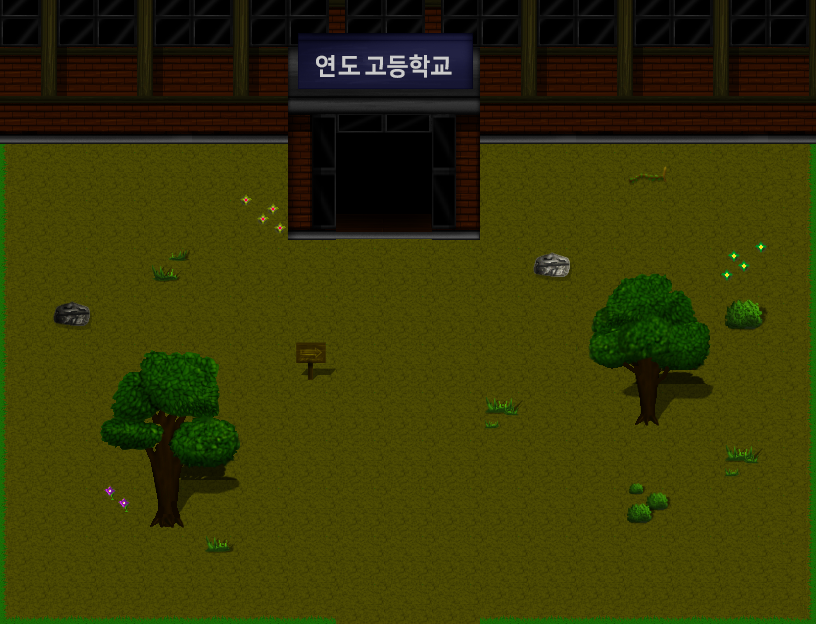

This is a level from a 2D game, rendered from its Tiled map with the project's own tilesets. A one-line summary and the complete map file follow:
An orthogonal 17x13 tile map with 48x48 px tiles, 5 tile layers (Tile Layer 1, Object Layer, Object Layer 2, Object Layer 3, ...), 3 tilesets and 16 objects.

<map version="1.9" tiledversion="1.9.2" orientation="orthogonal" renderorder="right-down" width="17" height="13" tilewidth="48" tileheight="48" infinite="0" nextlayerid="7" nextobjectid="17">
 <tileset firstgid="1" source="TileSet A.tsx" />
 <tileset firstgid="129" source="TileSet C.tsx" />
 <tileset firstgid="257" source="TileSet B.tsx" />
 <layer id="1" name="Tile Layer 1" width="17" height="13">
  <data encoding="csv">
42,42,42,42,42,42,42,42,42,42,42,42,42,42,42,42,42,
42,42,42,42,42,42,42,42,42,42,42,42,42,42,42,42,42,
42,42,42,42,42,42,42,42,42,42,42,42,42,42,42,42,42,
42,42,42,42,42,42,42,42,42,42,42,42,42,42,42,42,42,
28,42,42,42,42,42,42,42,42,42,42,42,42,42,42,42,27,
28,42,42,42,42,42,42,42,42,42,42,42,42,42,42,42,27,
28,42,42,42,42,42,42,42,42,42,42,42,42,42,42,42,27,
28,42,42,42,42,42,42,42,42,42,42,42,42,42,42,42,27,
28,42,42,42,42,42,42,42,42,42,42,42,42,42,42,42,27,
28,42,42,42,42,42,42,42,42,42,42,42,42,42,42,42,27,
28,42,42,42,42,42,42,42,42,42,42,42,42,42,42,42,27,
28,42,42,42,42,42,42,42,42,42,42,42,42,42,42,42,27,
19,26,26,26,26,26,26,42,42,42,26,26,26,26,26,26,20
</data>
 </layer>
 <layer id="2" name="Object Layer" width="17" height="13">
  <data encoding="csv">
137,138,139,140,137,138,153,154,155,156,139,140,137,138,139,140,137,
145,146,147,148,145,146,161,162,163,164,147,148,145,146,147,148,145,
153,154,155,156,153,154,169,174,175,172,155,156,153,154,155,156,153,
28,0,0,0,0,0,177,182,183,180,0,0,0,265,0,0,27,
0,0,0,0,0,327,185,190,191,188,0,0,0,0,0,0,0,
0,0,0,312,0,0,0,0,0,0,0,487,260,261,262,376,0,
0,455,0,0,0,0,0,0,0,0,0,0,276,277,278,263,0,
0,0,257,258,259,0,281,0,0,0,0,0,292,293,294,0,0,
0,0,273,274,275,0,0,0,0,0,296,0,308,309,310,0,0,
0,0,289,290,291,0,0,0,0,0,0,0,0,0,0,296,0,
0,0,360,306,307,0,0,0,0,0,0,0,0,279,0,0,0,
0,0,0,0,311,0,0,0,0,0,0,0,0,0,0,0,0,
0,0,0,0,0,0,0,0,0,0,0,0,0,0,0,0,0
</data>
 </layer>
 <layer id="3" name="Object Layer 2" width="17" height="13">
  <data encoding="csv">
144,143,144,143,144,143,144,143,144,143,144,143,144,143,144,143,144,
0,0,0,0,0,0,0,0,0,0,0,0,0,0,0,0,0,
0,0,0,0,0,0,0,0,0,0,0,0,0,0,0,0,0,
0,0,0,0,0,0,0,0,0,0,0,0,0,0,0,0,0,
0,0,0,0,0,0,0,0,0,0,0,0,0,0,0,0,0,
0,0,0,0,0,0,0,0,0,0,0,0,0,0,0,0,0,
0,0,0,0,0,0,0,0,0,0,0,0,0,0,0,0,0,
0,0,0,0,0,0,0,0,0,0,0,0,0,0,0,0,0,
0,0,0,0,0,0,0,0,0,0,0,0,0,0,0,0,0,
0,0,0,0,0,0,0,0,0,0,0,0,0,0,0,0,0,
0,0,0,0,0,0,0,0,0,0,0,0,0,0,0,0,0,
0,0,0,0,0,0,0,0,0,0,0,0,0,0,0,0,0,
0,0,0,0,0,0,0,0,0,0,0,0,0,0,0,0,0
</data>
 </layer>
 <layer id="4" name="Object Layer 3" width="17" height="13">
  <data encoding="csv">
0,0,0,0,0,0,157,158,159,160,0,0,0,0,0,0,0,
0,0,0,0,0,0,165,166,167,168,0,0,0,0,0,0,0,
0,0,0,0,0,0,0,0,0,0,0,0,0,0,0,0,0,
0,0,0,0,0,0,0,0,0,0,0,0,0,0,0,0,0,
0,0,0,0,0,0,0,0,0,0,0,0,0,0,0,0,0,
0,0,0,0,0,0,0,0,0,0,0,0,0,0,0,0,0,
0,0,0,0,0,0,0,0,0,0,0,0,0,0,0,0,0,
0,0,0,0,0,0,0,0,0,0,0,0,0,0,0,0,0,
0,0,0,0,0,0,0,0,0,0,0,0,0,0,0,0,0,
0,0,0,0,0,0,0,0,0,0,0,0,0,0,0,0,0,
0,0,0,0,0,0,0,0,0,0,0,0,0,0,0,0,0,
0,0,0,0,0,0,0,0,0,0,0,0,0,0,0,0,0,
0,0,0,0,0,0,0,0,0,0,0,0,0,0,0,0,0
</data>
 </layer>
 <objectgroup id="5" name="Collider Layer">
  <object id="1" x="0" y="0" width="816" height="144" />
  <object id="2" x="48" y="288" width="48" height="48" />
  <object id="3" x="528" y="240" width="48" height="48" />
  <object id="4" x="720" y="288" width="48" height="48" />
  <object id="5" x="624" y="480" width="48" height="48" />
  <object id="6" x="144" y="480" width="48" height="48" />
  <object id="7" x="624" y="384" width="48" height="48" />
  <object id="8" x="288" y="336" width="48" height="48" />
  <object id="9" x="288" y="144" width="48" height="96" />
  <object id="10" x="432" y="144" width="48" height="96" />
  <object id="11" x="-48" y="0" width="48" height="624" />
  <object id="12" x="816" y="0" width="48" height="624" />
  <object id="13" x="-48" y="-48" width="912" height="48" />
  <object id="14" x="-48" y="624" width="384" height="48" />
  <object id="15" x="480" y="624" width="384" height="48" />
  <object id="16" x="336" y="144" width="96" height="96" />
 </objectgroup>
 <layer id="6" name="Above Layer" width="17" height="13">
  <data encoding="csv">
0,0,0,0,0,0,0,0,0,0,0,0,0,0,0,0,0,
0,0,0,0,0,0,0,0,0,0,0,0,0,0,0,0,0,
0,0,0,0,0,0,0,0,0,0,0,0,0,0,0,0,0,
0,0,0,0,0,0,0,0,0,0,0,0,0,0,0,0,0,
0,0,0,0,0,0,0,0,0,0,0,0,0,0,0,0,0,
0,0,0,0,0,0,0,0,0,0,0,0,260,261,262,0,0,
0,0,0,0,0,0,0,0,0,0,0,0,276,277,278,0,0,
0,0,257,258,259,0,0,0,0,0,0,0,292,293,294,0,0,
0,0,273,274,275,0,0,0,0,0,0,0,0,0,0,0,0,
0,0,289,290,291,0,0,0,0,0,0,0,0,0,0,0,0,
0,0,0,0,0,0,0,0,0,0,0,0,0,0,0,0,0,
0,0,0,0,0,0,0,0,0,0,0,0,0,0,0,0,0,
0,0,0,0,0,0,0,0,0,0,0,0,0,0,0,0,0
</data>
 </layer>
</map>
